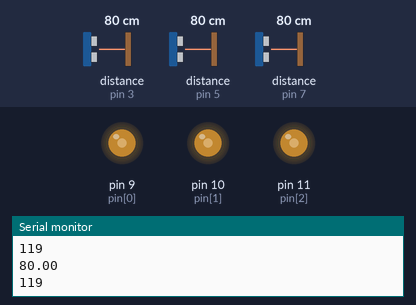
A sketch run on a simulated Arduino Uno, built with avr-gcc and run on an emulated ATmega328P. On the bench: output pins drawn as LEDs (lit = HIGH), the last lines printed to the serial monitor. The inputs (shaded band) are chosen by the test bench; at power-on: distance to the obstacle (sensors on pin 3, pin 5, pin 7) 80 cm.

Above: at 1.2 s.
1.3 s: distance to the obstacle (sensor on pin 3) set to 2 cm
At 1.9 s:
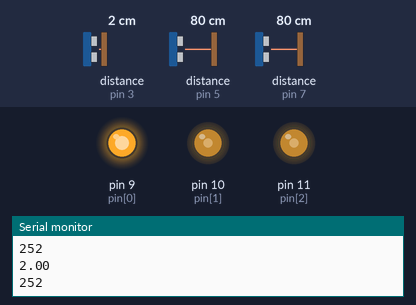
2.9 s: distance to the obstacle (sensor on pin 5) set to 2 cm
At 4.2 s:
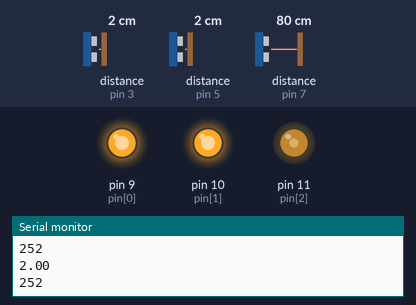
4.5 s: distance to the obstacle (sensor on pin 7) set to 2 cm
At 5.6 s:
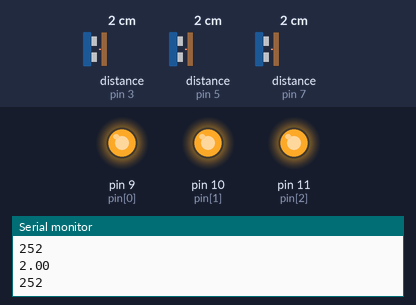
6.0 s: distance to the obstacle (sensor on pin 3) set to 60 cm
At 6.8 s:
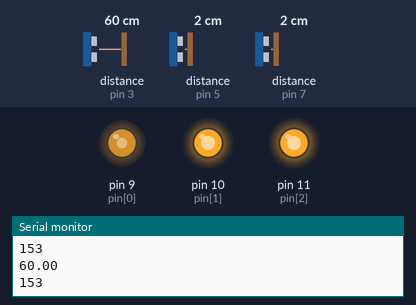
7.5 s: distance to the obstacle (sensor on pin 5) set to 60 cm
At 8.2 s:
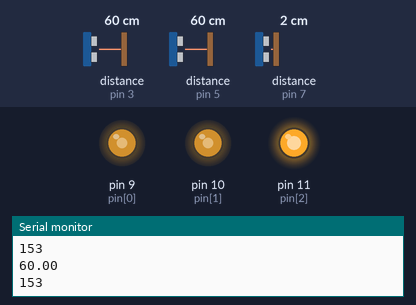
9.1 s: distance to the obstacle (sensor on pin 7) set to 60 cm
At 9.5 s:
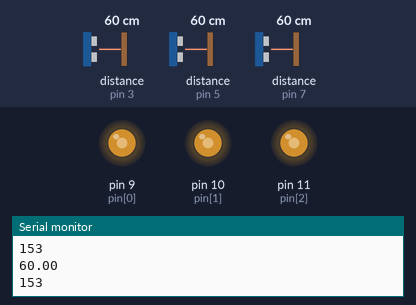
Timing chart, 0 to 11.6 s (numbered marks = the images above; inputs shaded):
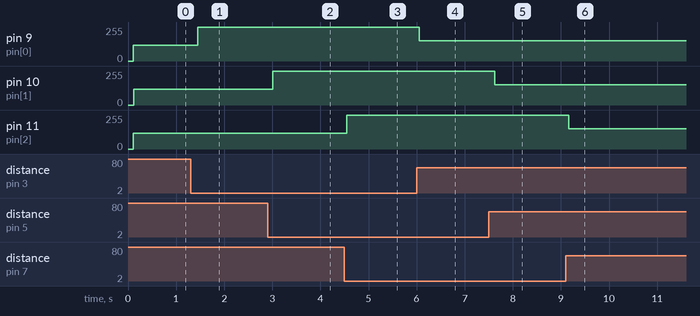

Measured:
- after the input at 1.3 s, pin 9 (pin[0]): 119/255 → 252/255 after 0.15 s
- after the input at 2.9 s, pin 10 (pin[1]): 119/255 → 252/255 after 0.11 s
- after the input at 4.5 s, pin 11 (pin[2]): 119/255 → 252/255 after 0.05 s
- after the input at 6.0 s, pin 9 (pin[0]): 252/255 → 153/255 after 0.05 s
- after the input at 7.5 s, pin 10 (pin[1]): 252/255 → 153/255 after 0.12 s
- after the input at 9.1 s, pin 11 (pin[2]): 252/255 → 153/255 after 0.06 s

The sketch:

True_blindWay2.ino
```cpp
#include <Thread.h>
#include <ThreadController.h>
#include <Ultrasonic.h>

Ultrasonic ultrasonic1(2, 3);
Ultrasonic ultrasonic2(4, 5);
Ultrasonic ultrasonic3(6, 7);

int pin[3] = {9,10,11};
long microsec[3];
float cmMsec[3];

ThreadController cpu;

Thread lerSensorUm;
void leituraUm(){
  cmMsec[0] = ultrasonic1.read(CM);
}

Thread vibraUm;
void callUm(){
  int valor = 255 - (int(cmMsec[0]*1.7));
  analogWrite(pin[0],valor);
  Serial.println(cmMsec[0]);
  Serial.println(valor);
}

Thread lerSensorDois;
void leituraDois(){
  cmMsec[1] = ultrasonic2.read(CM);
}

Thread vibraDois;
void callDois(){
  int valor = 255 - (int(cmMsec[1]*1.7));
  analogWrite(pin[1],valor);
}

Thread lerSensorTres;
void leituraTres(){
  cmMsec[2] = ultrasonic3.read(CM);
}

Thread vibraTres;
void callTres(){
  int valor = 255 - (int(cmMsec[2]*1.7));
  analogWrite(pin[2],valor);
}

void setup(){
  Serial.begin(9600);
  pinMode(9, OUTPUT);
  pinMode(10, OUTPUT);
  pinMode(11, OUTPUT);

  lerSensorUm.setInterval(100);
  lerSensorUm.onRun(leituraUm);

  vibraUm.setInterval(100);
  vibraUm.onRun(callUm);

  lerSensorDois.setInterval(100);
  lerSensorDois.onRun(leituraDois);

  vibraDois.setInterval(100);
  vibraDois.onRun(callDois);

  lerSensorTres.setInterval(100);
  lerSensorTres.onRun(leituraTres);

  vibraTres.setInterval(100);
  vibraTres.onRun(callTres);

  cpu.add(&lerSensorUm);
  cpu.add(&vibraUm);
  cpu.add(&lerSensorDois);
  cpu.add(&vibraDois);
  cpu.add(&lerSensorTres);
  cpu.add(&vibraTres);
}

void loop(){
  cpu.run();
}
```
